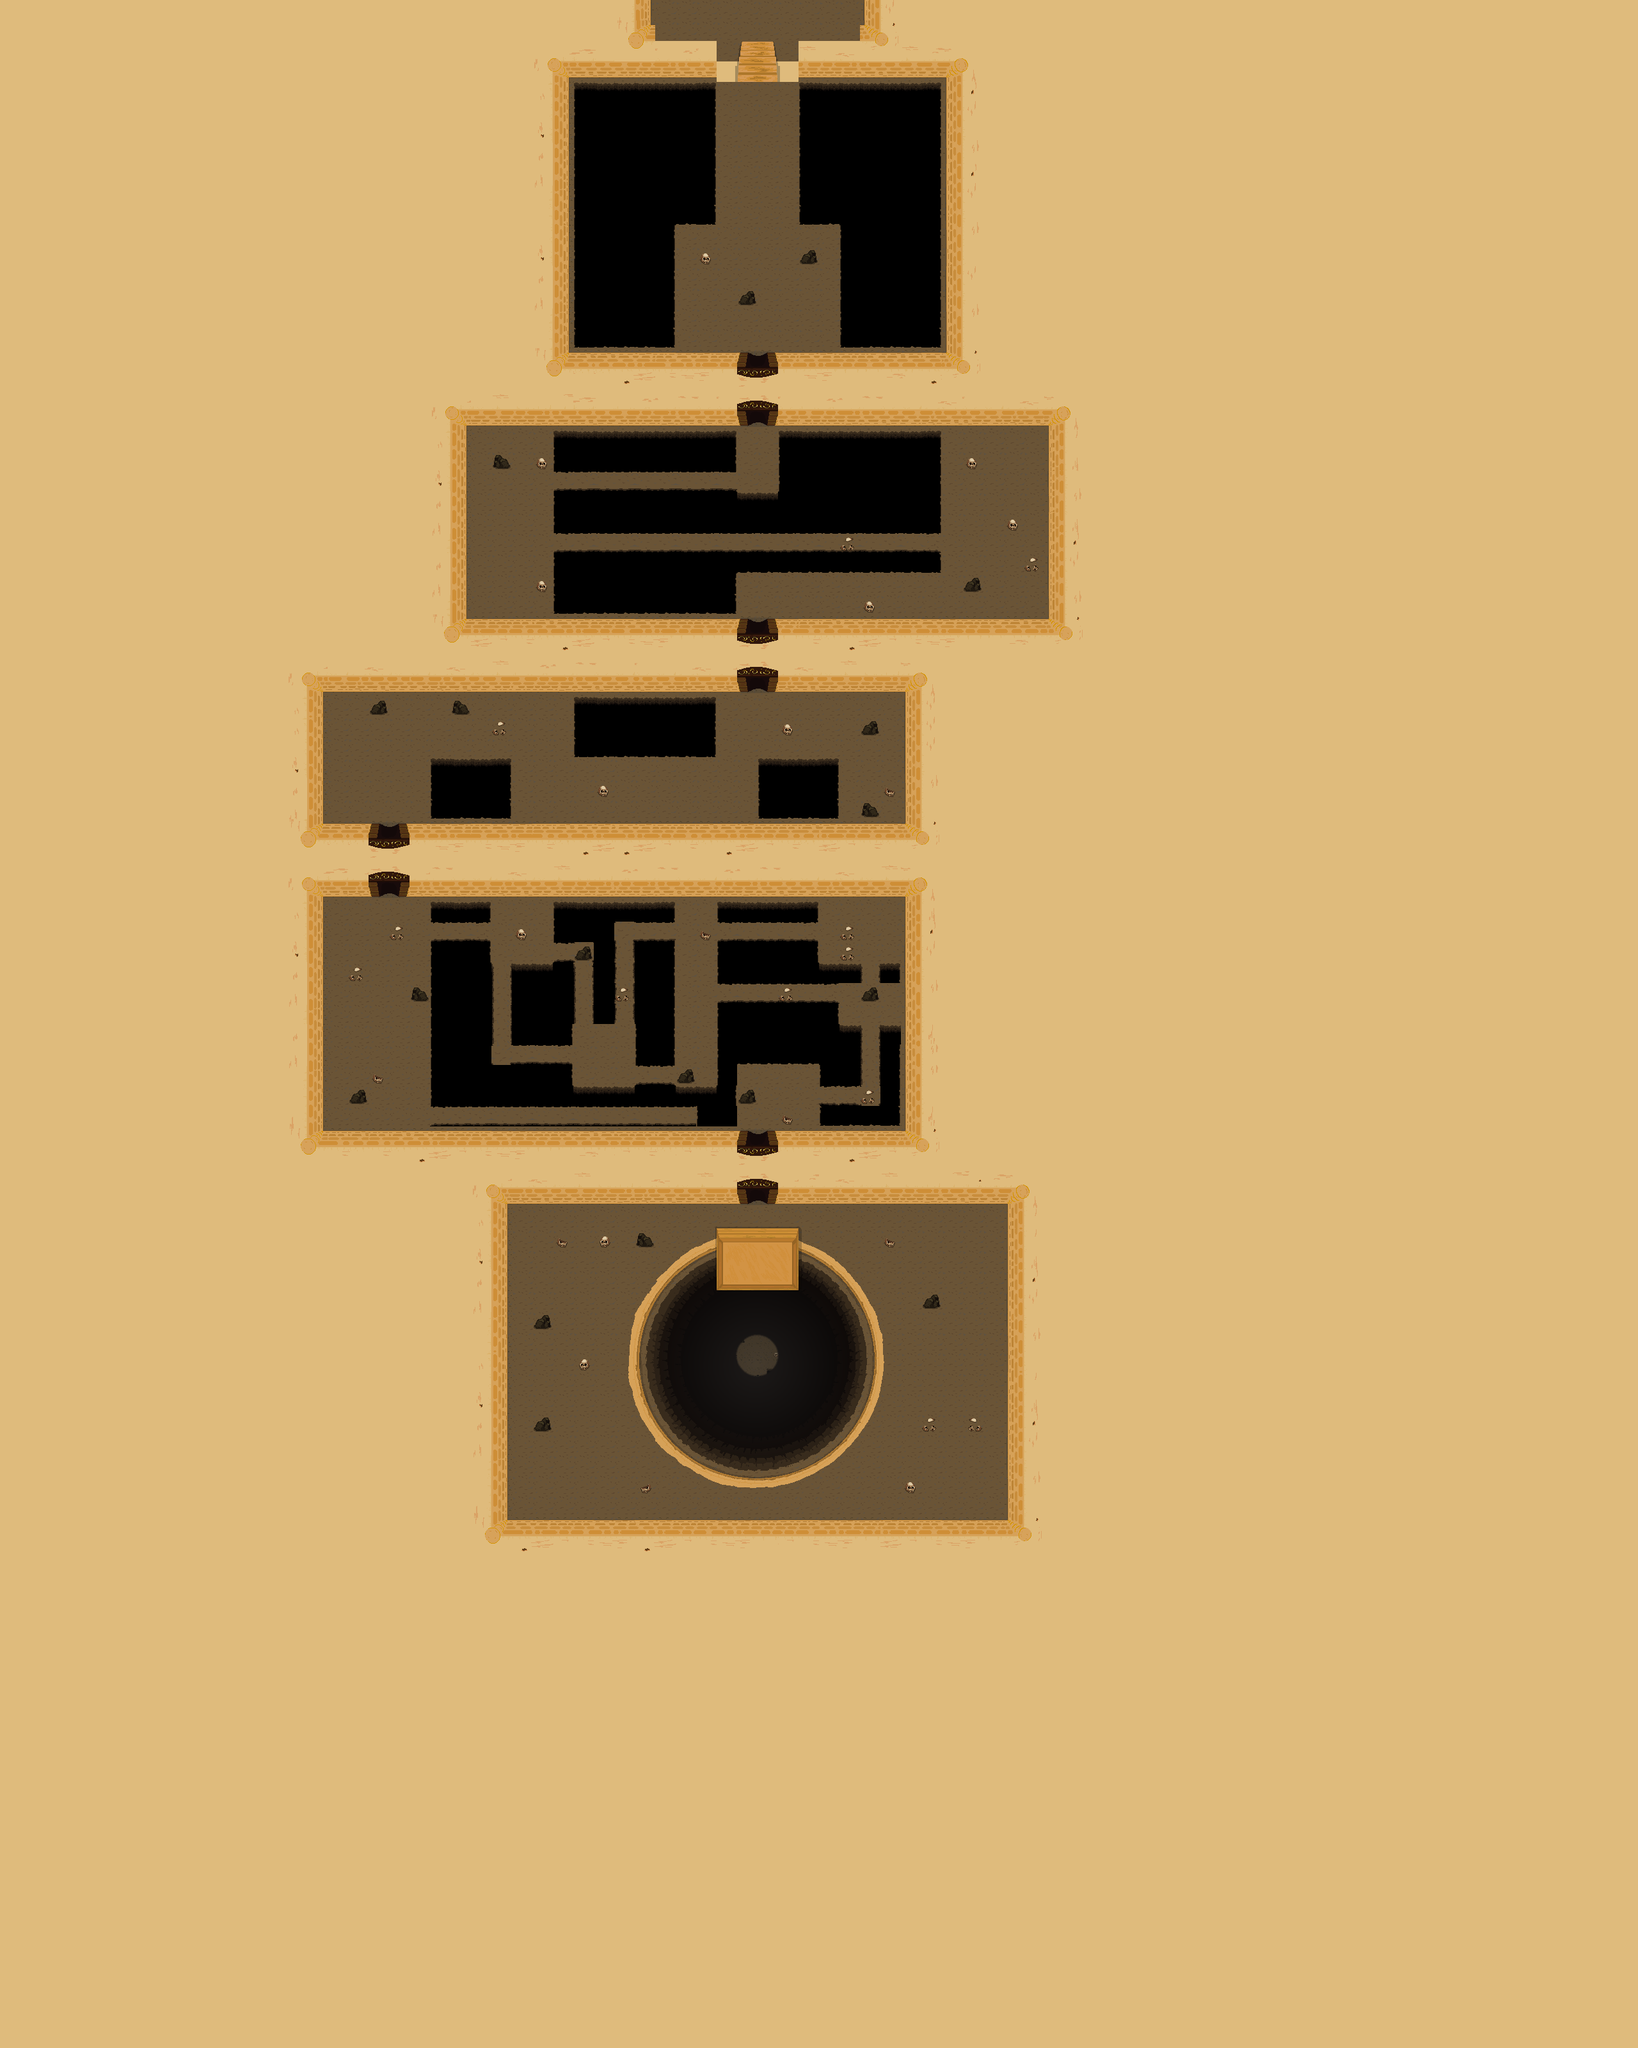

Rendered tile map (Tiled .tmx) drawn with the repository's tilesets; below, a short description and the map source with its tile grids summarised:
An orthogonal 80x100 tile map with 32x32 px tiles, 17 tile layers (SalleB, Blocs, Decors-1, Decors, ...), 5 tilesets and 16 objects.

<map version="1.8" tiledversion="1.8.4" orientation="orthogonal" renderorder="right-down" width="80" height="100" tilewidth="32" tileheight="32" infinite="0" nextlayerid="26" nextobjectid="48">
 <editorsettings>
  <export target="DonjonMap2.json" format="json" />
 </editorsettings>
 <tileset firstgid="1" name="Salle1T" tilewidth="32" tileheight="32" tilecount="252" columns="21">
  <image source="assets/Salle1.png" width="672" height="384" />
  <tile id="49">
   <properties>
    <property name="estSolide" type="bool" value="true" />
   </properties>
  </tile>
  <tile id="50">
   <properties>
    <property name="estSolide" type="bool" value="true" />
   </properties>
  </tile>
 </tileset>
 <tileset firstgid="253" name="SetHole" tilewidth="32" tileheight="32" tilecount="72" columns="9">
  <image source="assets/SetHole.png" width="288" height="256" />
  <tile id="1">
   <properties>
    <property name="estSolide" type="bool" value="true" />
   </properties>
  </tile>
  <tile id="3">
   <properties>
    <property name="Tue" type="bool" value="true" />
   </properties>
  </tile>
 </tileset>
 <tileset firstgid="325" name="SetAutre" tilewidth="32" tileheight="32" tilecount="252" columns="21">
  <image source="assets/SetAutre.png" width="672" height="384" />
 </tileset>
 <tileset firstgid="577" name="MurZF" tilewidth="32" tileheight="32" tilecount="425" columns="25">
  <image source="assets/MurZF.png" width="800" height="544" />
 </tileset>
 <tileset firstgid="1002" name="TrouZF" tilewidth="32" tileheight="32" tilecount="425" columns="25">
  <image source="assets/TrouZF.png" width="800" height="544" />
 </tileset>
 <layer id="1" name="SalleB" width="80" height="100">
  <data>[8000 cells, 6684 non-empty, 143 distinct tile ids]</data>
 </layer>
 <layer id="2" name="Blocs" width="80" height="100">
  <data>[8000 cells, 1346 non-empty, 14 distinct tile ids]</data>
 </layer>
 <layer id="18" name="Decors-1" width="80" height="100">
  <data>[8000 cells, 28 non-empty, 4 distinct tile ids]</data>
 </layer>
 <layer id="3" name="Decors" width="80" height="100">
  <data>[8000 cells, 162 non-empty, 18 distinct tile ids]</data>
 </layer>
 <layer id="14" name="Decors2" width="80" height="100">
  <data>[8000 cells, 18 non-empty, 4 distinct tile ids]</data>
 </layer>
 <layer id="23" name="TrouZF" width="80" height="100">
  <data>[8000 cells, 408 non-empty, 408 distinct tile ids]</data>
 </layer>
 <layer id="22" name="MursZF" width="80" height="100">
  <data>[8000 cells, 308 non-empty, 308 distinct tile ids]</data>
 </layer>
 <layer id="21" name="Decors Autres" width="80" height="100">
  <data>[8000 cells, 37 non-empty, 37 distinct tile ids]</data>
 </layer>
 <layer id="4" name="Mort" width="80" height="100">
  <data>[8000 cells, 518 non-empty, 1 distinct tile ids]</data>
 </layer>
 <layer id="5" name="Solid" width="80" height="100">
  <data>[8000 cells, 1019 non-empty, 1 distinct tile ids]</data>
 </layer>
 <layer id="6" name="SolidJ" width="80" height="100">
  <data>[8000 cells, 24 non-empty, 1 distinct tile ids]</data>
 </layer>
 <layer id="7" name="SolidM" width="80" height="100">
  <data>[8000 cells, 418 non-empty, 1 distinct tile ids]</data>
 </layer>
 <layer id="8" name="stair" width="80" height="100">
  <data>[8000 cells, 8 non-empty, 8 distinct tile ids]</data>
 </layer>
 <layer id="9" name="portes" width="80" height="100">
  <data>[8000 cells, 64 non-empty, 16 distinct tile ids]</data>
 </layer>
 <layer id="10" name="PortesP" width="80" height="100">
  <data>[8000 cells, 16 non-empty, 2 distinct tile ids]</data>
 </layer>
 <layer id="17" name="PorteBlockZ1G" width="80" height="100">
  <data>[8000 cells, 4 non-empty, 2 distinct tile ids]</data>
 </layer>
 <layer id="19" name="PorteBlockZ1D" width="80" height="100">
  <data>[8000 cells, 4 non-empty, 2 distinct tile ids]</data>
 </layer>
 <objectgroup id="11" name="Spike">
  <object id="16" gid="303" x="768" y="1472" width="32" height="32" />
 </objectgroup>
 <objectgroup id="12" name="Salle1D">
  <object id="21" gid="46" x="1152" y="1120" width="32" height="32" />
  <object id="22" gid="46" x="1184" y="1120" width="32" height="32" />
 </objectgroup>
 <objectgroup id="13" name="Salle3D">
  <object id="24" gid="46" x="512" y="1632" width="32" height="32" />
  <object id="25" gid="46" x="544" y="1632" width="32" height="32" />
  <object id="26" gid="46" x="576" y="1632" width="32" height="32" />
  <object id="27" gid="46" x="608" y="1632" width="32" height="32" />
  <object id="28" gid="46" x="640" y="1632" width="32" height="32" />
 </objectgroup>
 <objectgroup id="15" name="Salle2G">
  <object id="32" gid="46" x="960" y="1600" width="32" height="32" />
 </objectgroup>
 <objectgroup id="20" name="Salle4H">
  <object id="34" gid="46" x="1120" y="1472" width="32" height="32" />
 </objectgroup>
 <objectgroup id="16" name="FireCamp">
  <object id="1" gid="301" x="640" y="1728" width="32" height="32" />
  <object id="2" gid="301" x="832" y="1440" width="32" height="32" />
  <object id="3" gid="301" x="1088" y="1664" width="32" height="32" />
  <object id="4" gid="301" x="1376" y="1440" width="32" height="32" />
  <object id="35" gid="301" x="1088" y="544" width="32" height="32" />
  <object id="37" gid="301" x="1248" y="544" width="32" height="32" />
 </objectgroup>
</map>